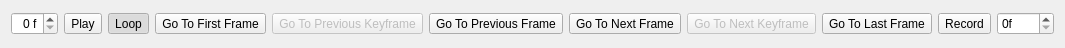
<?xml version="1.0" encoding="UTF-8"?>
<ui version="4.0">
 <author>
SPDX-FileCopyrightText: 2019-2026 Mattia Basaglia &lt;dev@dragon.best&gt;
SPDX-License-Identifier: GPL-3.0-or-later
 </author>
 <class>glaxnimate::gui::FrameControlsWidget</class>
 <widget class="QWidget" name="FrameControlsWidget">
  <property name="geometry">
   <rect>
    <x>0</x>
    <y>0</y>
    <width>645</width>
    <height>48</height>
   </rect>
  </property>
  <property name="windowTitle">
   <string/>
  </property>
  <layout class="QHBoxLayout" name="layout">
   <item>
    <widget class="QSpinBox" name="spin_frame">
     <property name="sizePolicy">
      <sizepolicy hsizetype="Fixed" vsizetype="Fixed">
       <horstretch>0</horstretch>
       <verstretch>0</verstretch>
      </sizepolicy>
     </property>
     <property name="toolTip">
      <string>Frame number</string>
     </property>
     <property name="alignment">
      <set>Qt::AlignmentFlag::AlignRight|Qt::AlignmentFlag::AlignTrailing|Qt::AlignmentFlag::AlignVCenter</set>
     </property>
     <property name="suffix">
      <string> f</string>
     </property>
    </widget>
   </item>
   <item>
    <widget class="QToolButton" name="button_play">
     <property name="text">
      <string>Play</string>
     </property>
     <property name="icon">
      <iconset theme="media-playback-start"/>
     </property>
     <property name="checkable">
      <bool>true</bool>
     </property>
    </widget>
   </item>
   <item>
    <widget class="QToolButton" name="button_loop">
     <property name="toolTip">
      <string>Loop animation</string>
     </property>
     <property name="text">
      <string>Loop</string>
     </property>
     <property name="icon">
      <iconset theme="media-playlist-repeat"/>
     </property>
     <property name="checkable">
      <bool>true</bool>
     </property>
     <property name="checked">
      <bool>true</bool>
     </property>
    </widget>
   </item>
   <item>
    <widget class="QToolButton" name="button_first">
     <property name="toolTip">
      <string>Go To First Frame</string>
     </property>
     <property name="text">
      <string>Go To First Frame</string>
     </property>
     <property name="icon">
      <iconset theme="go-first"/>
     </property>
    </widget>
   </item>
   <item>
    <widget class="QToolButton" name="button_prev_kf">
     <property name="enabled">
      <bool>false</bool>
     </property>
     <property name="toolTip">
      <string>Go To Previous Keyframe</string>
     </property>
     <property name="text">
      <string>Go To Previous Keyframe</string>
     </property>
     <property name="icon">
      <iconset theme="go-previous-skip"/>
     </property>
    </widget>
   </item>
   <item>
    <widget class="QToolButton" name="button_prev">
     <property name="toolTip">
      <string>Go To Previous Frame</string>
     </property>
     <property name="text">
      <string>Go To Previous Frame</string>
     </property>
     <property name="icon">
      <iconset theme="go-previous"/>
     </property>
    </widget>
   </item>
   <item>
    <widget class="QToolButton" name="button_next">
     <property name="toolTip">
      <string>Go To Next Frame</string>
     </property>
     <property name="text">
      <string>Go To Next Frame</string>
     </property>
     <property name="icon">
      <iconset theme="go-next"/>
     </property>
    </widget>
   </item>
   <item>
    <widget class="QToolButton" name="button_next_kf">
     <property name="enabled">
      <bool>false</bool>
     </property>
     <property name="toolTip">
      <string>Go To Next Keyframe</string>
     </property>
     <property name="text">
      <string>Go To Next Keyframe</string>
     </property>
     <property name="icon">
      <iconset theme="go-next-skip"/>
     </property>
    </widget>
   </item>
   <item>
    <widget class="QToolButton" name="button_last">
     <property name="toolTip">
      <string>Go To Last Frame</string>
     </property>
     <property name="text">
      <string>Go To Last Frame</string>
     </property>
     <property name="icon">
      <iconset theme="go-last"/>
     </property>
    </widget>
   </item>
   <item>
    <widget class="QToolButton" name="button_record">
     <property name="toolTip">
      <string>Record</string>
     </property>
     <property name="text">
      <string>Record</string>
     </property>
     <property name="icon">
      <iconset theme="media-record"/>
     </property>
     <property name="checkable">
      <bool>true</bool>
     </property>
    </widget>
   </item>
   <item>
    <spacer name="horizontalSpacer">
     <property name="orientation">
      <enum>Qt::Orientation::Horizontal</enum>
     </property>
     <property name="sizeHint" stdset="0">
      <size>
       <width>40</width>
       <height>20</height>
      </size>
     </property>
    </spacer>
   </item>
   <item>
    <widget class="QSpinBox" name="spin_end_frame">
     <property name="suffix">
      <string>f</string>
     </property>
     <property name="maximum">
      <number>9999</number>
     </property>
    </widget>
   </item>
  </layout>
 </widget>
 <resources/>
 <connections>
  <connection>
   <sender>button_play</sender>
   <signal>clicked(bool)</signal>
   <receiver>FrameControlsWidget</receiver>
   <slot>play_toggled(bool)</slot>
   <hints>
    <hint type="sourcelabel">
     <x>83</x>
     <y>25</y>
    </hint>
    <hint type="destinationlabel">
     <x>74</x>
     <y>121</y>
    </hint>
   </hints>
  </connection>
  <connection>
   <sender>button_first</sender>
   <signal>clicked()</signal>
   <receiver>FrameControlsWidget</receiver>
   <slot>go_first()</slot>
   <hints>
    <hint type="sourcelabel">
     <x>172</x>
     <y>31</y>
    </hint>
    <hint type="destinationlabel">
     <x>170</x>
     <y>100</y>
    </hint>
   </hints>
  </connection>
  <connection>
   <sender>button_prev</sender>
   <signal>clicked()</signal>
   <receiver>FrameControlsWidget</receiver>
   <slot>go_prev()</slot>
   <hints>
    <hint type="sourcelabel">
     <x>232</x>
     <y>12</y>
    </hint>
    <hint type="destinationlabel">
     <x>232</x>
     <y>103</y>
    </hint>
   </hints>
  </connection>
  <connection>
   <sender>button_next</sender>
   <signal>clicked()</signal>
   <receiver>FrameControlsWidget</receiver>
   <slot>go_next()</slot>
   <hints>
    <hint type="sourcelabel">
     <x>272</x>
     <y>23</y>
    </hint>
    <hint type="destinationlabel">
     <x>287</x>
     <y>175</y>
    </hint>
   </hints>
  </connection>
  <connection>
   <sender>button_last</sender>
   <signal>clicked()</signal>
   <receiver>FrameControlsWidget</receiver>
   <slot>go_last()</slot>
   <hints>
    <hint type="sourcelabel">
     <x>361</x>
     <y>18</y>
    </hint>
    <hint type="destinationlabel">
     <x>352</x>
     <y>133</y>
    </hint>
   </hints>
  </connection>
  <connection>
   <sender>spin_frame</sender>
   <signal>valueChanged(int)</signal>
   <receiver>FrameControlsWidget</receiver>
   <slot>commit_time()</slot>
   <hints>
    <hint type="sourcelabel">
     <x>42</x>
     <y>22</y>
    </hint>
    <hint type="destinationlabel">
     <x>66</x>
     <y>94</y>
    </hint>
   </hints>
  </connection>
 </connections>
 <slots>
  <slot>commit_time()</slot>
  <slot>play_toggled(bool)</slot>
  <slot>go_first()</slot>
  <slot>go_prev()</slot>
  <slot>go_next()</slot>
  <slot>go_last()</slot>
 </slots>
</ui>
